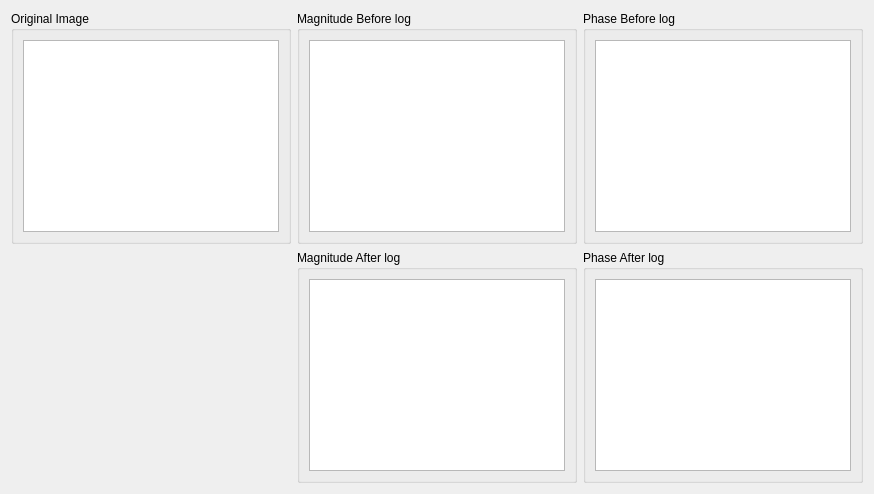
      <widget class="QWidget" name="tab">
       <attribute name="title">
        <string>Fourier Domain</string>
       </attribute>
       <layout class="QGridLayout" name="gridLayout_30">
        <item row="0" column="0">
         <widget class="QGroupBox" name="Original_image_fourierdomain_groupBox">
          <property name="title">
           <string>Original Image</string>
          </property>
          <layout class="QGridLayout" name="gridLayout_29">
           <item row="0" column="0">
            <widget class="MplWidget" name="Original_image_fourierdomain_display"/>
           </item>
          </layout>
         </widget>
        </item>
        <item row="0" column="1">
         <widget class="QGroupBox" name="magnitudebeforelog_image_fourierdomain_groupBox">
          <property name="title">
           <string>Magnitude Before log</string>
          </property>
          <layout class="QGridLayout" name="gridLayout_15">
           <item row="0" column="0">
            <widget class="MplWidget" name="magnitudebeforelog_image_fourierdomain_display"/>
           </item>
          </layout>
         </widget>
        </item>
        <item row="0" column="2">
         <widget class="QGroupBox" name="phasebeforelog_image_fourierdomain_groupBox">
          <property name="title">
           <string>Phase Before log</string>
          </property>
          <layout class="QGridLayout" name="gridLayout_14">
           <item row="0" column="0">
            <widget class="MplWidget" name="phasebeforelog_image_fourierdomain_display"/>
           </item>
          </layout>
         </widget>
        </item>
        <item row="1" column="1">
         <widget class="QGroupBox" name="magnitudeafterlog_image_fourierdomain_groupBox">
          <property name="title">
           <string>Magnitude After log</string>
          </property>
          <layout class="QGridLayout" name="gridLayout_27">
           <item row="0" column="0">
            <widget class="MplWidget" name="magnitudeafterlog_image_fourierdomain_display"/>
           </item>
          </layout>
         </widget>
        </item>
        <item row="1" column="2">
         <widget class="QGroupBox" name="phaseafterlog_image_fourierdomain_groupBox">
          <property name="title">
           <string>Phase After log</string>
          </property>
          <layout class="QGridLayout" name="gridLayout_28">
           <item row="0" column="0">
            <widget class="MplWidget" name="phaseafterlog_image_fourierdomain_display"/>
           </item>
          </layout>
         </widget>
        </item>
       </layout>
      </widget>
